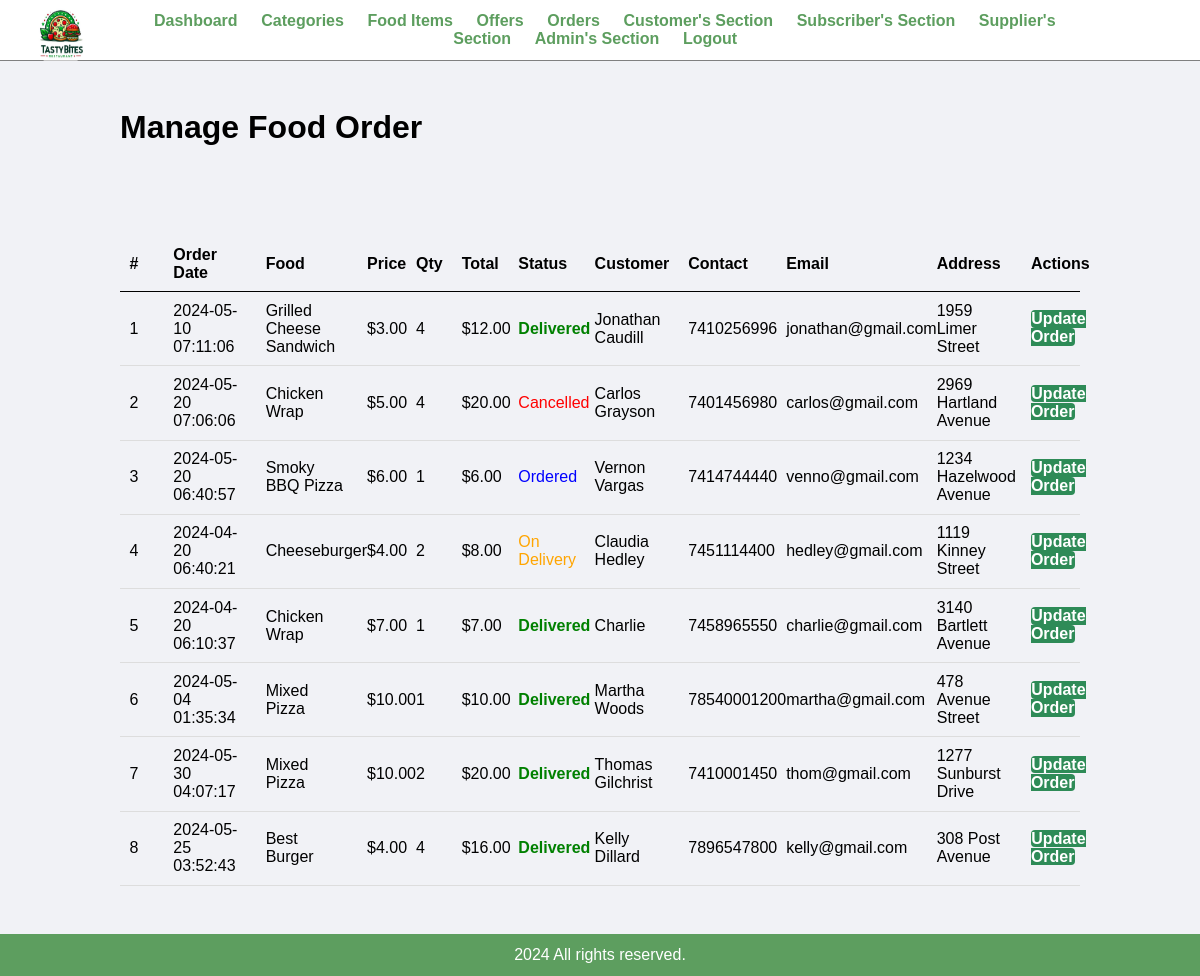
Page /admin/manage-order.php (signed in) on the committed database.
### tables this page shows
CREATE TABLE IF NOT EXISTS `tbl_order` (
  `id` int(10) UNSIGNED NOT NULL AUTO_INCREMENT,
  `food` varchar(150) NOT NULL,
  `price` decimal(10,2) NOT NULL,
  `qty` int(11) NOT NULL,
  `total` decimal(10,2) NOT NULL,
  `order_date` datetime NOT NULL,
  `status` varchar(50) NOT NULL,
  `customer_address` varchar(255) NOT NULL,
  `customer_id` int(10) UNSIGNED NOT NULL,
  PRIMARY KEY (`id`),
  FOREIGN KEY (`customer_id`) REFERENCES `tbl_customer` (`id`) 
);

CREATE TABLE IF NOT EXISTS `tbl_customer` (
  `id` int(10) UNSIGNED NOT NULL AUTO_INCREMENT,
  `full_name` varchar(100) NOT NULL,
  `username` varchar(100) NOT NULL,
  `password` varchar(255) NOT NULL,
  `phone` varchar(20) NOT NULL,
  `email` varchar(150) NOT NULL,
  `address` varchar(255) NOT NULL,
  PRIMARY KEY (`id`)
);

### admin/manage-order.php (the view, shortened to what this page needs)
<?php include('partials/menu.php'); ?>
<div class="main-content">
    <div class="wrapper">
        <h1>Manage Food Order</h1>
                <br /><br /><br />
                <br><br>
                <table class="tbl-full">
                    <tr>
                        <th width="5%">#</th>
                        <th width="10%">Order Date</th>
                        <th width="10%">Food</th>
                        <th width="5%">Price</th>
                        <th width="5%">Qty</th>
                        <th width="6%">Total</th>
                        <th width="8%">Status</th>
                        <th width="10%">Customer</th>
                        <th width="10%">Contact</th>
                        <th width="15%">Email</th>
                        <th width="10%">Address</th>
                        <th>Actions</th>
                    </tr>
                    <?php
                        $sql = "SELECT * FROM tbl_order ORDER BY id DESC";
                        $res = mysqli_query($conn, $sql);
                        $count = mysqli_num_rows($res);
                        $sn = 1;
                        if($count>0)
                        {
                            while($row=mysqli_fetch_assoc($res))
                            {
                                $id = $row['id'];
                                $food = $row['food'];
                                $price = $row['price'];
                                $qty = $row['qty'];
                                $total = $row['total'];
                                $order_date = $row['order_date'];
                                $status = $row['status'];
                                $customer_id = $row['customer_id'];
                                $customer_address = $row['customer_address'];
                                $sql2 = "SELECT * FROM tbl_customer where id = $customer_id";
                                $res2 = mysqli_query($conn, $sql2);
                                $count2 = mysqli_num_rows($res2);
                                if($count2>0)
                                {
                                  $row2=mysqli_fetch_assoc($res2);
                                  $customer_name = $row2['full_name'];
                                  $customer_contact = $row2['phone'];
                                  $customer_email = $row2['email'];
                                }
                                ?>
                                    <tr>
                                        <td><?php echo $sn++; ?> </td>
                                        <td><?php echo $order_date; ?></td>
                                        <td><?php echo $food; ?></td>
                                        <td><?php echo '$'.$price; ?></td>
                                        <td><?php echo $qty; ?></td>
                                        <td><?php echo '$'.$total; ?></td>
                                        <td>
                                            <?php
                                                if($status=="Ordered")
                                                {
                                                    echo "<label style='color: blue;'>$status</label>";
                                                }
                                                elseif($status=="On Delivery")
                                                {
                                                    echo "<label style='color: orange;'>$status</label>";
                                                }
                                                elseif($status=="Delivered")
                                                {
                                                    echo "<label style='color: green;'><b>$status</b></label>";
                                                }
                                                elseif($status=="Cancelled")
                                                {
                                                    echo "<label style='color: red;'>$status</label>";
                                                }
                                            ?>
                                        </td>
                                        <td><?php echo $customer_name; ?></td>
                                        <td><?php echo $customer_contact; ?></td>
                                        <td><?php echo $customer_email; ?></td>
                                        <td><?php echo $customer_address; ?></td>
                                        <td>
                                            <a href="<?php echo SITEURL; ?>admin/update-order.php?id=<?php echo $id; ?>" class="btn-secondary">Update Order</a>
                                        </td>
                                    </tr>
                                <?php
                            }
                        }
                        else
                        {
                            echo "<tr><td colspan='12' class='error'>Orders not Available</td></tr>";
                        }
                    ?>
                </table>
         </div>
   </div>
<?php include('partials/footer.php'); ?>

### css/admin.css (style rules this page uses)
* { margin: 0; padding: 0; font-family: Arial, Helvetica, sans-serif; }
.wrapper { padding: 1%; width: 80%; margin: 0 auto; }
.tbl-full { width: 100%; }
table { border-collapse: collapse; width: 100%; }
th, td { padding: 8px; text-align: left; border-bottom: 1px solid #ddd; }
table tr th { border-bottom: 1px solid black; padding: 1%; text-align: left; }
table tr td { padding: 1%; }
.btn-secondary { background-color: #2e8b57; border-radius:4px; padding: 1%; color: white; text-decoration: none; font-weight: bold; }
.main-content { background-color: #f1f2f6; padding: 3% 0; }

### rows in the picture
tbl_order: order_date "2024-05-10 07:11:06", food "Grilled Cheese Sandwich", price "3.00", qty "4", total "12.00", status "Delivered", customer.full_name "Jonathan Caudill", customer.phone "7410256996", customer.email "jonathan@gmail.com", customer_address "1959 Limer Street"
tbl_order: order_date "2024-05-20 07:06:06", food "Chicken Wrap", price "5.00", qty "4", total "20.00", status "Cancelled", customer.full_name "Carlos Grayson", customer.phone "7401456980", customer.email "carlos@gmail.com", customer_address "2969 Hartland Avenue"
tbl_order: order_date "2024-05-20 06:40:57", food "Smoky BBQ Pizza", price "6.00", qty "1", total "6.00", status "Ordered", customer.full_name "Vernon Vargas", customer.phone "7414744440", customer.email "venno@gmail.com", customer_address "1234 Hazelwood Avenue"
tbl_order: order_date "2024-04-20 06:40:21", food "Cheeseburger", price "4.00", qty "2", total "8.00", status "On Delivery", customer.full_name "Claudia Hedley", customer.phone "7451114400", customer.email "hedley@gmail.com", customer_address "1119 Kinney Street"
tbl_order: order_date "2024-04-20 06:10:37", food "Chicken Wrap", price "7.00", qty "1", total "7.00", status "Delivered", customer.full_name "Charlie", customer.phone "7458965550", customer.email "charlie@gmail.com", customer_address "3140 Bartlett Avenue"
tbl_order: order_date "2024-05-04 01:35:34", food "Mixed Pizza", price "10.00", qty "1", total "10.00", status "Delivered", customer.full_name "Martha Woods", customer.phone "78540001200", customer.email "martha@gmail.com", customer_address "478 Avenue Street"
tbl_order: order_date "2024-05-30 04:07:17", food "Mixed Pizza", price "10.00", qty "2", total "20.00", status "Delivered", customer.full_name "Thomas Gilchrist", customer.phone "7410001450", customer.email "thom@gmail.com", customer_address "1277 Sunburst Drive"
tbl_order: order_date "2024-05-25 03:52:43", food "Best Burger", price "4.00", qty "4", total "16.00", status "Delivered", customer.full_name "Kelly Dillard", customer.phone "7896547800", customer.email "kelly@gmail.com", customer_address "308 Post Avenue"
